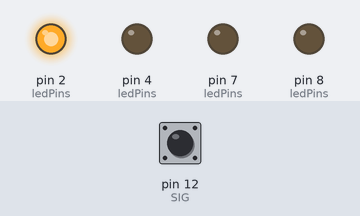
This sketch was run on a simulated Arduino Uno, built with avr-gcc and run on an emulated ATmega328P. On the bench: output pins drawn as LEDs (lit = HIGH). Inputs (shaded band) come from the test bench; at power-on: pin 12 (SIG) HIGH.

Above: at 1.2 s.
1.3 s: pin 12 (SIG) pulled LOW for 0.15 s
At 2.1 s:
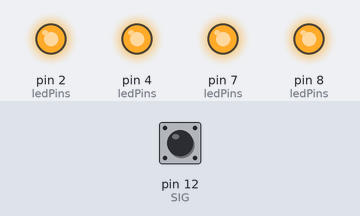
4.4 s: pin 12 (SIG) pulled LOW for 1 s
At 6.2 s:
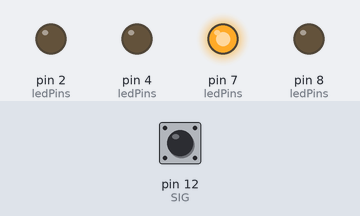
7.4 s: pin 12 (SIG) pulled LOW for 0.15 s
At 7.9 s:
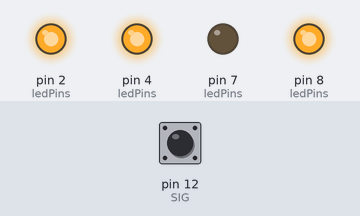
10.4 s: pin 12 (SIG) pulled LOW for 3.2 s
Timing chart, 0 to 16.1 s (numbered marks = the images above; inputs shaded):
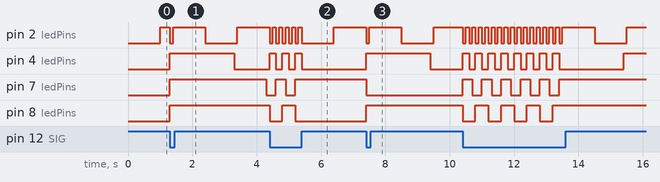

Measured:
- after the input at 1.3 s, pin 7 (ledPins): LOW → HIGH after 0.00 s instead of 1.7 s; pin 8 (ledPins): LOW → HIGH after 0.00 s instead of 2.7 s
- after the input at 4.4 s, pin 7 (ledPins): LOW → HIGH after 0.20 s instead of 2.9 s; pin 8 (ledPins): HIGH → LOW after 0.00 s instead of 0.90 s
- after the input at 7.4 s, pin 7 (ledPins): HIGH → LOW after 0.00 s instead of 0.80 s; pin 8 (ledPins): LOW → HIGH after 0.00 s instead of 1.8 s

The sketch:

solution.ino
```cpp
// ========================================
// # 4. Priority override system

// * Normal LED pattern
// * Emergency input (ball switch) overrides everything
// ========================================

// Get Pin numbers
#define LED0 2
#define LED1 4
#define LED2 7
#define LED3 8
#define SIG 12

// For debounce
#define DEBOUNCE_MS 100

// LEDs
const int NUM_LEDS = 4;
const int ledPins[NUM_LEDS] = { LED0, LED1, LED2, LED3 };
unsigned long previousMillis[NUM_LEDS] = { 0, 0, 0, 0 };
const long inactiveIntervals[NUM_LEDS] = { 1000, 2000, 3000, 4000 }; // normal pattern
const long activeIntervals[NUM_LEDS] = { 100, 200, 300, 400 };       // 10x faster pattern
int ledStates[NUM_LEDS] = { LOW, LOW, LOW, LOW };

bool stableState = false;
unsigned long lastChange = 0;

void setup() {
  for (int i = 0; i < NUM_LEDS; i++) {
    pinMode(ledPins[i], OUTPUT);
  }
  pinMode(SIG, INPUT_PULLUP);  // use internal pull-up for digital switch
}

void loop() {
  unsigned long currentMillis = millis();
  bool raw = !digitalRead(SIG);

  // Debounce logic
  if (raw != stableState && (currentMillis - lastChange > DEBOUNCE_MS)) {
    stableState = raw;
    lastChange = currentMillis;
  }

  // Change pattern speed if ball switch is tilted
  for (int i = 0; i < NUM_LEDS; i++) {
    long interval = stableState ? activeIntervals[i] : inactiveIntervals[i];

    if (currentMillis - previousMillis[i] >= interval) {
      previousMillis[i] = currentMillis;
      ledStates[i] = !ledStates[i];
      digitalWrite(ledPins[i], ledStates[i]);
    }
  }
}
```
